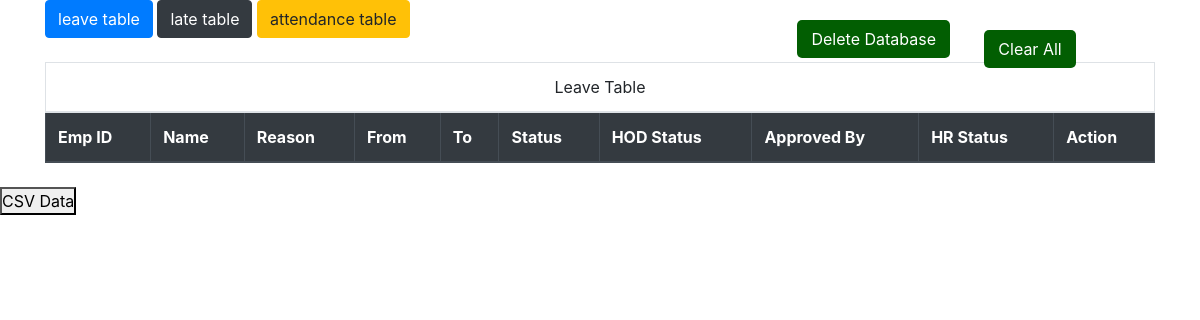
/request_disp, run on an earlier commit of the app's database.
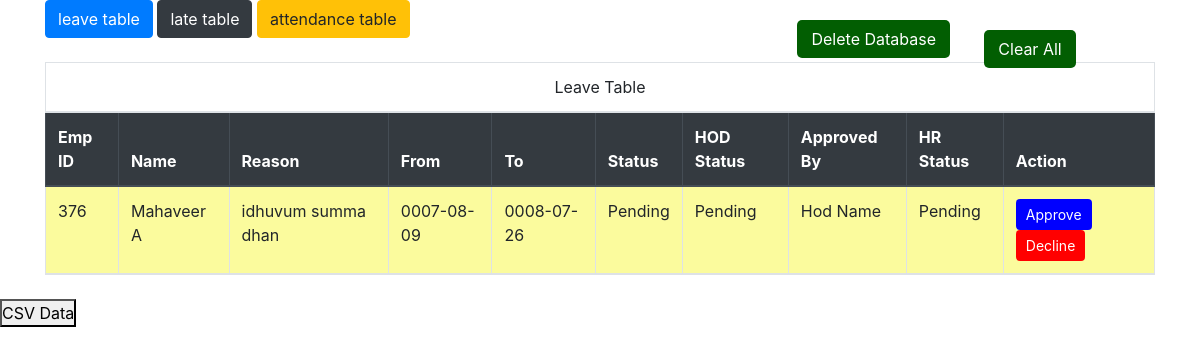
And on a later commit of the database.
### app/models.py (models this page shows)
class leave(db.Model, UserMixin):
    id = db.Column(db.Integer, primary_key=True)
    emp_id = db.Column(db.Integer)
    emp_name = db.Column(db.String(150), nullable=False)
    reason = db.Column(db.String(150), nullable=False)
    from_date = db.Column(db.String(150), nullable=False)
    to_date = db.Column(db.String(150), nullable=False)
    status = db.Column(db.String(150), default='Pending')
    hod_approval = db.Column(db.String(150), default='Pending')
    approved_by = db.Column(db.String(150), default='Pending')
    hr_approval = db.Column(db.String(150), default='Pending')
    date = db.Column(db.DateTime(timezone=True), default=func.now())

### app/views.py (the view)
@views.route('/request_disp')
def request_disp():
    late_permission=late.query.order_by(late.date).all()
    leave_permission=leave.query.order_by(leave.date).all()
    return render_template('request_disp.html',late_permission=late_permission,leave_permission=leave_permission)

### app/templates/request_disp.html (shortened to what this page needs)
<!DOCTYPE html>
<html lang="en">
<head>
    <link rel="stylesheet" href="https://maxcdn.bootstrapcdn.com/bootstrap/4.5.2/css/bootstrap.min.css">
    <link rel="stylesheet" href="static/css/notify.css">
    <link rel="stylesheet" href="static/css/late_disp.css">
</head>
<body>
    <form action='/del_db' method='post'>
        <button type='submit' style="right:250px; top:20px; padding: 7px 14px;border-radius: 5px;border: none;background: #025e02;color: #ffffff;cursor: pointer;position: fixed;text-transform: capitalize;"> Delete Database </button>
    </form>
    <div class="container">
        <div class="sidemenu">
            <ul class="sidemenuList">
                <li class="btn btn-primary btnlist leave">
                    leave table
                </li>
                <li class="btn btn-dark btnlist late">
                    late table
                </li>
                <li class="btn btn-warning btnlist attendance">
                    attendance table
                </li>
            </ul>
        </div>
        <div class="notifyContainer">
            <div class="options">
                <button class="clear">clear All</button>
            </div>
        </div>
    </div>
    <div class="container mt-4">
        <table class="table table-striped table-bordered leavetable"  id='leave_table'>
            <thead class="thead-dark">
                <tr>
                    <td colspan='10' style='text-align: center; text-transform: capitalize;'>Leave Table</td>
                </tr>
                <tr>
                    <th>Emp ID</th>
                    <th>Name</th>
                    <th>Reason</th>
                    <th>From</th>
                    <th>To</th>
                    <th>Status</th>
                    <th>HOD Status</th>
                    <th>Approved By</th>
                    <th>HR Status</th>
                    <th>Action</th>
                </tr>
                {% for leave_permission in leave_permission %}
                    <tr style="background-color: #fbfb9d;">
                        <td>{{leave_permission.emp_id}}</td>
                        <td>{{leave_permission.emp_name}}</td>
                        <td>{{leave_permission.reason}}</td>
                        <td>{{leave_permission.from_date}}</td>
                        <td>{{leave_permission.to_date}}</td>
                        <td class="status">{{leave_permission.status}}</td>
                        <td>{{leave_permission.hod_approval}}</td>
                        <td>{{leave_permission.approved_by}}</td>
                        <td>{{leave_permission.hr_approval}}</td>
                        <td><button class="btn btn-sm btn-primary leavetable" name='approve' onclick="Leave_Approve({{leave_permission.emp_id}})" id='approve'>Approve</button>
                        <button class="btn btn-sm btn-danger leavetable" name='decline' onclick="Leave_Decline({{leave_permission.emp_id}})" id='decline'>Decline</button></td>
                    </tr>
                {% endfor %}
            </thead>
        </table>
    </div>
    <form action='/upload_csv_page' method='post'>
        <button type='submit'> CSV Data </button>
    </form>
</body>
</html>

### app/static/css/notify.css (style rules this page uses)
* { margin: 0; padding: 0; box-sizing: border-box; }
.notifyContainer { position: fixed; right: 20px; top: 20px; width: 300px; min-height: 0px; max-height: 95vh; border-radius: 5px; display: flex; flex-direction: column; gap: 10px; justify-content: center; padding: 10px; overflow-y: scroll; overflow-x: hidden; transition: all .5s; scroll-behavior: auto; }
.options { width: 100%; display: flex; justify-content: center; }
.clear { padding: 7px 14px; border-radius: 5px; border: none; background: #025e02; color: #ffffff; cursor: pointer; position: fixed; text-transform: capitalize; }

### app/static/css/late_disp.css (style rules this page uses)
table { width: 100%; border-collapse: collapse; border-spacing: 0; }
th { background-color: #f2f2f2; padding: 10px; text-align: left; border-bottom: 1px solid #ddd; }
tr { border-bottom: 1px solid #ddd; }
tr:nth-child(even) { background-color: #f2f2f2; }
td { padding: 10px; }
#decline { background-color: #ff0000; color: #fff; border: none; padding: 5px 10px; border-radius: 4px; cursor: pointer; }
#approve { background-color: #0000ff; color: #fff; border: none; padding: 5px 10px; border-radius: 4px; cursor: pointer; }

What changed in the data, as far as the page shows it:
added leave: emp_id "376", emp_name "Mahaveer A", reason "idhuvum summa dhan", from_date "0007-08-09", to_date "0008-07-26", status "Pending", hod_approval "Pending", approved_by "Hod Name", hr_approval "Pending"
